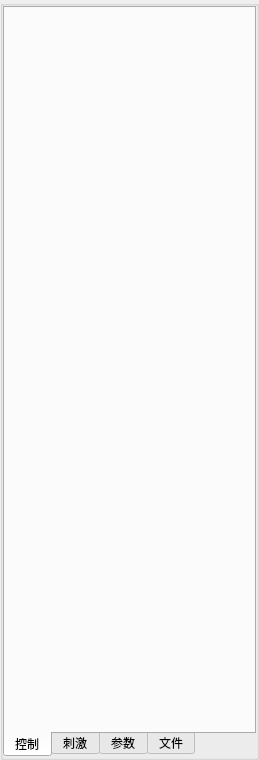
<?xml version="1.0" encoding="UTF-8"?>
<ui version="4.0">
 <class>MembraneTestControlArea</class>
 <widget class="QWidget" name="MembraneTestControlArea">
  <property name="geometry">
   <rect>
    <x>0</x>
    <y>0</y>
    <width>259</width>
    <height>760</height>
   </rect>
  </property>
  <property name="windowTitle">
   <string>Form</string>
  </property>
  <property name="layoutDirection">
   <enum>Qt::LeftToRight</enum>
  </property>
  <layout class="QGridLayout" name="gridLayout_2">
   <property name="leftMargin">
    <number>0</number>
   </property>
   <property name="topMargin">
    <number>0</number>
   </property>
   <property name="rightMargin">
    <number>0</number>
   </property>
   <property name="bottomMargin">
    <number>0</number>
   </property>
   <property name="spacing">
    <number>0</number>
   </property>
   <item row="0" column="0">
    <widget class="QGroupBox" name="groupBox">
     <property name="title">
      <string/>
     </property>
     <layout class="QGridLayout" name="gridLayout">
      <property name="leftMargin">
       <number>0</number>
      </property>
      <property name="topMargin">
       <number>0</number>
      </property>
      <property name="rightMargin">
       <number>0</number>
      </property>
      <property name="bottomMargin">
       <number>0</number>
      </property>
      <property name="spacing">
       <number>0</number>
      </property>
      <item row="0" column="0">
       <widget class="QTabWidget" name="full_tab">
        <property name="tabPosition">
         <enum>QTabWidget::South</enum>
        </property>
        <property name="tabShape">
         <enum>QTabWidget::Rounded</enum>
        </property>
        <property name="currentIndex">
         <number>0</number>
        </property>
        <widget class="QWidget" name="controlWidget">
         <attribute name="title">
          <string>控制</string>
         </attribute>
        </widget>
        <widget class="QWidget" name="stiWidget">
         <attribute name="title">
          <string>刺激</string>
         </attribute>
        </widget>
        <widget class="QWidget" name="paramWidget">
         <attribute name="title">
          <string>参数</string>
         </attribute>
        </widget>
        <widget class="QWidget" name="fileWidget">
         <attribute name="title">
          <string>文件</string>
         </attribute>
        </widget>
       </widget>
      </item>
     </layout>
    </widget>
   </item>
  </layout>
 </widget>
 <resources/>
 <connections/>
</ui>
